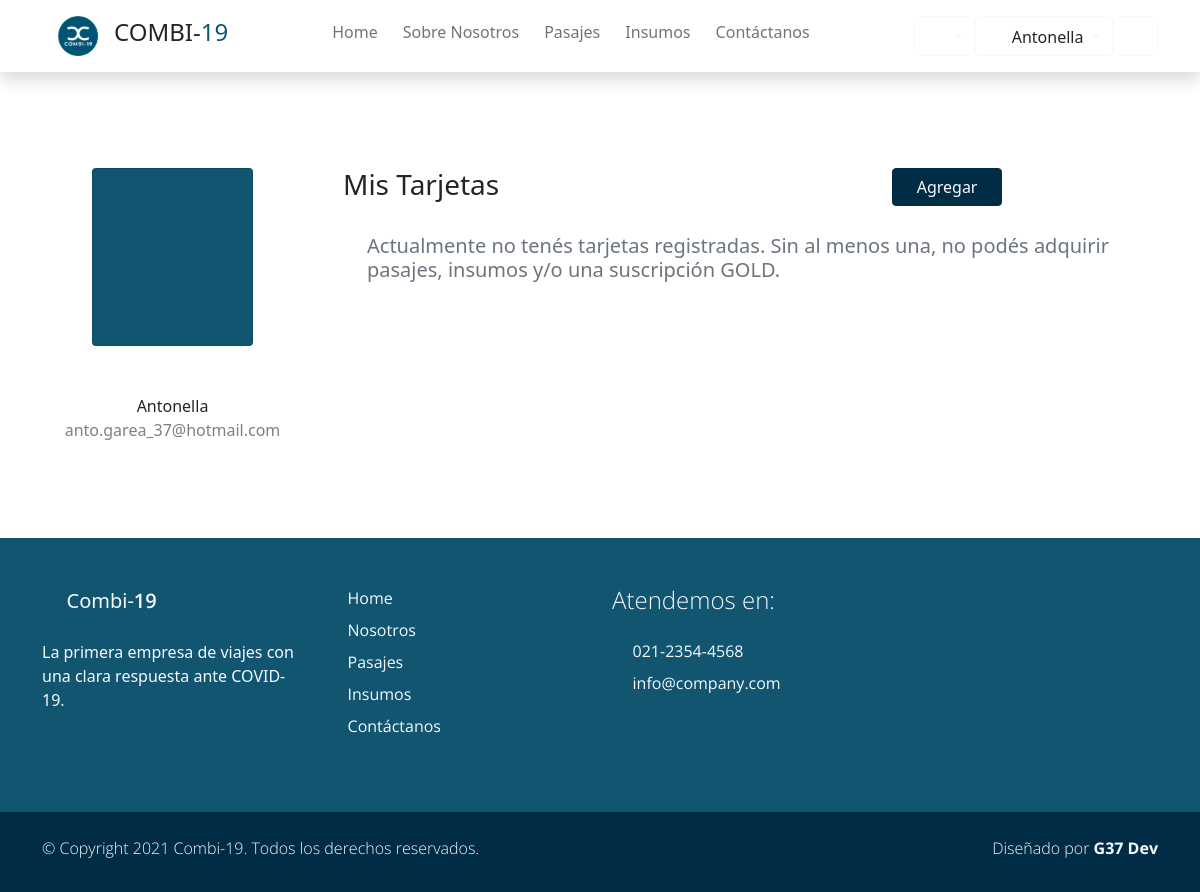
The app's page /tarjetas (signed in), older data.
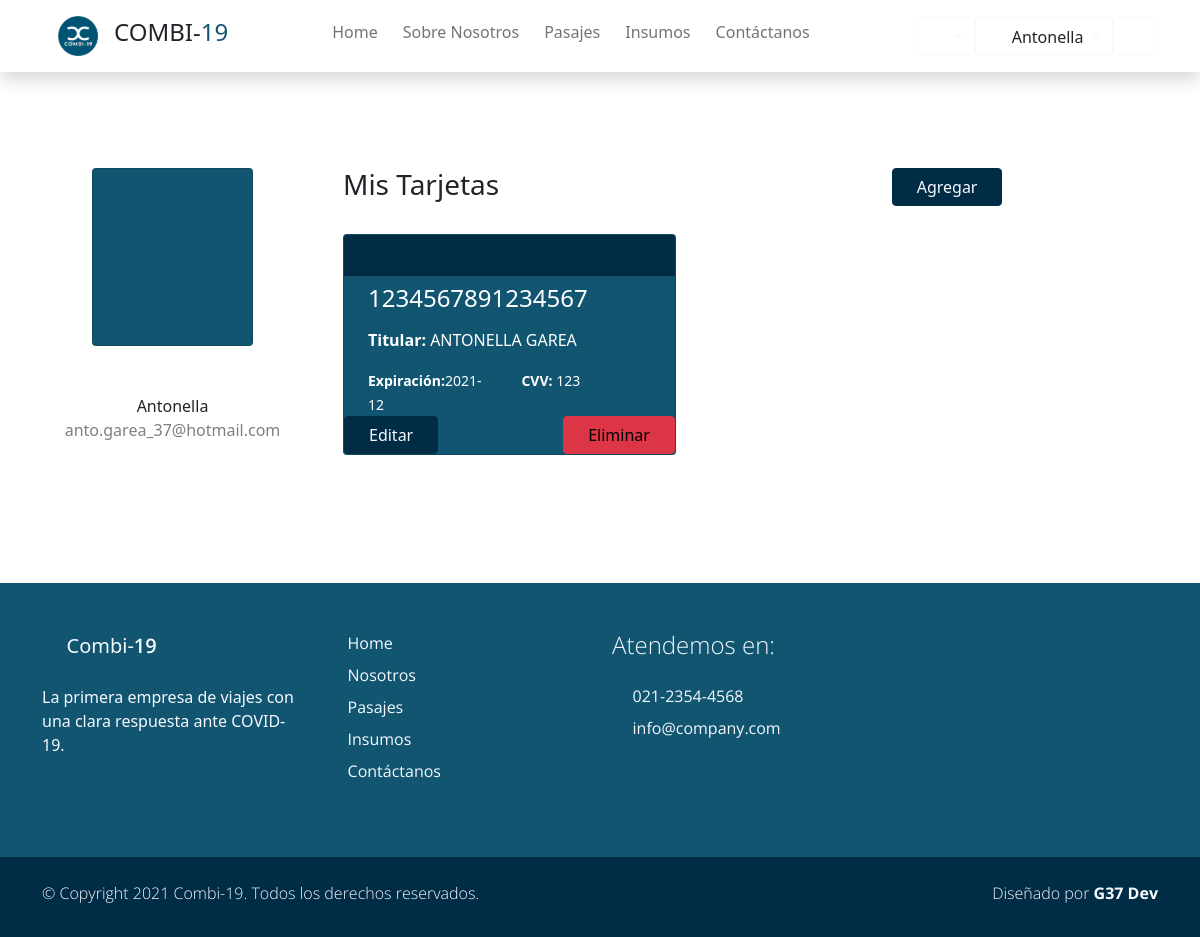
The same page, newer data.
### users/models.py (models this page shows, shortened)
class Tarjeta(models.Model):
    usuario = models.ForeignKey(Account, on_delete=models.CASCADE, null=True)
    nro = models.BigIntegerField(blank=True, null=True, verbose_name='Numero de tarjerta')
    nombre_titular = models.CharField(max_length= 40)
    fecha_vencimiento = models.CharField(max_length=10 ,default=None,null=True)
    cvv = models.IntegerField(default=None, null=True)
    class Meta:
        verbose_name="Tarjeta"
        verbose_name_plural="Tarjetas"

### users/views.py (the view)
def mistarjetas_view(request):
    tarjetas = Tarjeta.objects.filter(usuario_id=request.user.id)
    return render(request, "users/mistarjetas.html", {"tarjetas": tarjetas})

### carro/context_processor.py (called while the page is built)
def importe_total(request):
    total=0
    if request.user.is_authenticated:
        if 'carro' in request.session:
            for key,value in request.session['carro'].items():
                total = total +(float(value['precio']))#*value['cantidad'])
    return {'importe_total':total}

### users/models.py (called while the page is built)
    @property
    def is_superuser(self):
        return self.is_admin

    @property
    def is_admin(self):
        return self.is_staff

    @property
    def es_chofer(self):
        try:
            chofer = self.chofer
            print(chofer)
            return True
        except Chofer.DoesNotExist:
            return False

### users/templates/users/mistarjetas.html (shortened to what this page needs)
{% extends 'Combi19App/base.html' %}
{% load static %}
{% block content %}
<div class="container rounded bg-white mt-5 mb-5">
    <div class="row">
        <div class="col-md-3 border-right">
            <div class="d-flex flex-column align-items-center text-center p-3 py-5">
                <div class="card partner-wap  py-5 px-5">
                    <i class='display-1 text-white bx bx-user'></i>
                </div>
                <span class="font-weight-bold pt-5">{{request.user.first_name}}</span>
                <span class="text-black-50">{{request.user.email}}</span>
            </div>
        </div>
        <div class="col-md-9 border-right">
            <div class="p-3 py-5">
                <div class="row justify-content-between">
                    <h4 class="h3 text-right pb-4 col-md-4">Mis Tarjetas</h4>
                    <span class=" col-md-4">
                        <a href="{% url 'Nueva Tarjeta' %}">
                            <button type="button" class="btn btn-primary px-4">Agregar</button>
                        </a>
                    </span>
                </div>
                <div class="d-flex justify-content-between align-items-center mb-3">
                        {% if tarjetas %}
                            {% for tarjeta in tarjetas %}
                                <div class="col-md-5">
                                    <div class="card text-white bg-primary mb-3">
                                        <div class="card-header bg-secondary">
                                            <i class='bx bx-credit-card-front'></i>
                                        </div>
                                        <h4 class="px-4 py-2">
                                            {{tarjeta.nro}}
                                        </h4>
                                        <p class="card-text px-4"><b>Titular: </b>{{tarjeta.nombre_titular}}</p>
                                        <div class="row px-4">
                                            <div class="col-sm-6">
                                                <small>
                                                    <strong>Expiración:</strong>{{tarjeta.fecha_vencimiento}}
                                                </small>
                                            </div>
                                            <div class="col-sm-6 text-right pb-3">
                                                <small>
                                                    <strong>CVV:</strong> {{tarjeta.cvv}}
                                                </small>
                                            </div>
                                        </div>
                                        <div class="btn-group justify-content-between " role="group" aria-label="Basic example">
                                            <a href="{% url 'Editar Tarjeta' tarjeta_id=tarjeta.id %}"><button type="button" class="btn btn-primary px-4">Editar</button></a>
                                            <a href="{% url 'Eliminar Tarjeta' tarjeta_id=tarjeta.id %}"><button type="button" class="btn btn-danger px-4">Eliminar</button></a>
                                        </div>
                                    </div>
                                </div>
                            {% endfor %}
                        {% else %}
                            <h5 class="h5 text-muted mx-4 col-12">Actualmente no tenés tarjetas registradas. Sin al menos una, no podés adquirir pasajes, insumos y/o una suscripción GOLD.</h5>
                        {% endif %}
                    </div>
                </div>
            </div>
        </div>
    </div>
</div>
{% endblock %}

Row changes from the older to the newer data that the page shows:
added Tarjeta: nro "1234567891234567", nombre_titular "ANTONELLA GAREA", fecha_vencimiento "2021-12", cvv "123"
Text that changed along with them:
text no longer shown: "Actualmente no tenés tarjetas registradas. Sin al menos una, no podés adquirir pasajes, insumos y/o una suscripción GOLD."
